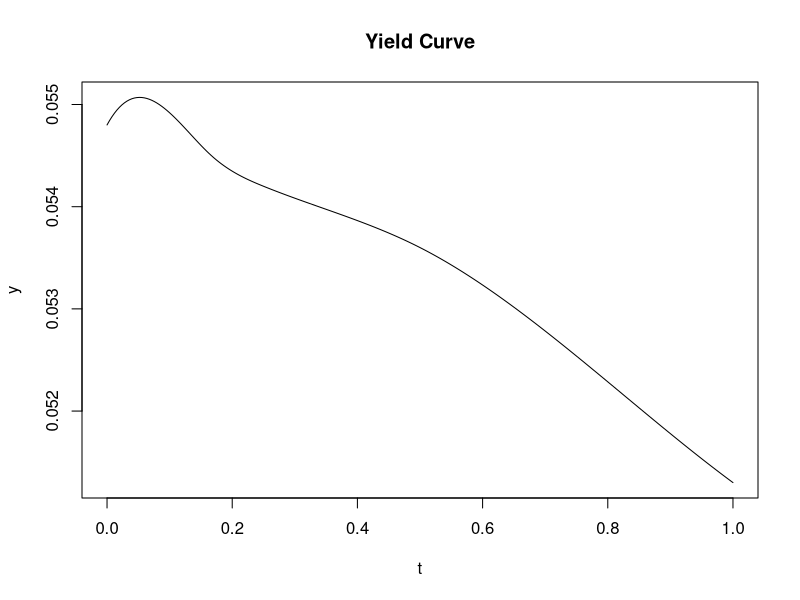
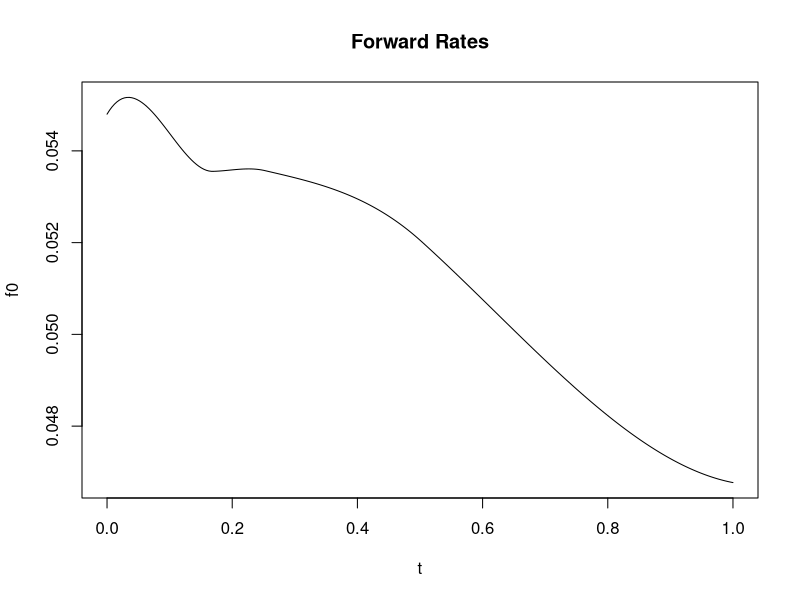
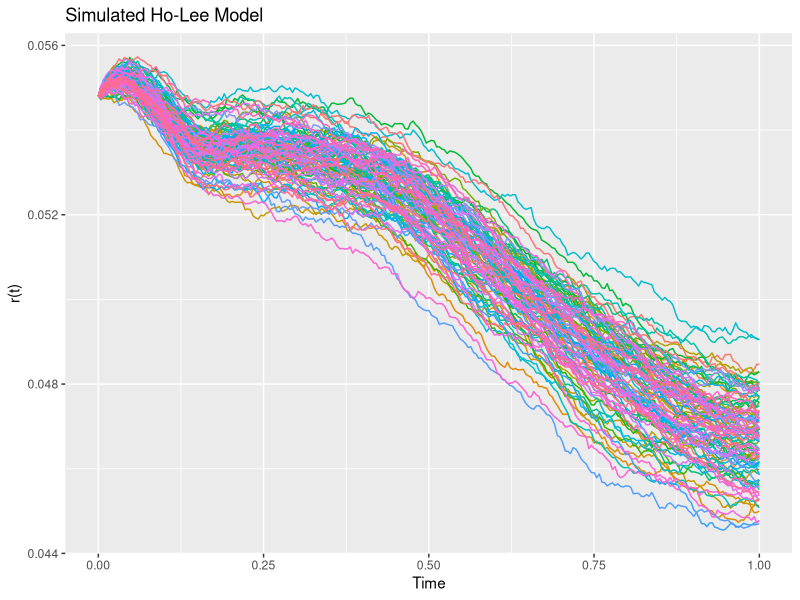

Here is the R script that generated these plots, in order:
rm(list=ls())

library("pracma")
library("reshape")
library("ggplot2")

t.plot <- 1
nStep <- 252
t <- seq(0,t.plot,length=nStep+1)
d <- nStep/t.plot

rates <- c(5.48,5.50,5.45,5.42,5.36,5.13,4.88,4.70,4.54,4.53,4.50,4.73,4.61)/100
times <- c(0,1/12,1/6,0.25,0.5,1,2,3,5,7,10,20,30)

#interpolate
y <- interp1(x=times, y=rates, xi = t, method = "spline")
plot(y=y,x=t,type="l",main="Yield Curve")

r.day <- (1 + y)^(1/d) - 1

f0.day <- rep(NA,length(y))
f0.day[1] <- r.day[1]

for (i in 2:length(y)){
    f0.day[i] <- (1 + r.day[i])^(i)/(1 + r.day[i-1])^(i-1) - 1
}

#convert forward rates to annual rates
f0 <- (1 + f0.day)^d - 1
plot(y=f0,x=t,type="l",main="Forward Rates")


#simulation
M <- 100
N <- nStep
r <- matrix(NA,ncol=N+1,nrow=M)
r[,1] <- f0[1]
sigma <- 0.001 # volatility of interest rates
for (i in 1:N){
    Z <- rnorm(M)
    r[,i+1] <- r[,i] +
        (f0[i+1] - f0[i]) +
        sigma*sigma/2*(t[i+1]^2 - t[i]^2) +
        sigma*sqrt(t[i+1] - t[i])*Z
}

rates <- as.data.frame(t(r))
rates$t <- t
names(rates)

df.plot <- melt(rates,id.vars = "t")

p <- ggplot(data = df.plot, aes(x = t, y = value, color = variable)) +
    geom_line() + guides(fill=FALSE, color=FALSE)

p <- p + labs(x = "Time", y ="r(t)",title="Simulated Ho-Lee Model")
print(p)
